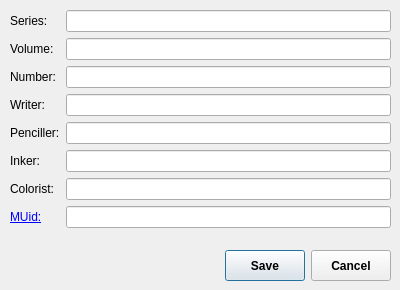
<?xml version="1.0" encoding="UTF-8"?>
<ui version="4.0">
 <class>MetaEditorDialog</class>
 <widget class="QDialog" name="MetaEditorDialog">
  <property name="geometry">
   <rect>
    <x>0</x>
    <y>0</y>
    <width>400</width>
    <height>290</height>
   </rect>
  </property>
  <property name="minimumSize">
   <size>
    <width>400</width>
    <height>290</height>
   </size>
  </property>
  <property name="maximumSize">
   <size>
    <width>400</width>
    <height>290</height>
   </size>
  </property>
  <property name="windowTitle">
   <string>Metadata editor</string>
  </property>
  <property name="windowIcon">
   <iconset resource="KCC.qrc">
    <normaloff>:/Icon/icons/comic2ebook.png</normaloff>:/Icon/icons/comic2ebook.png</iconset>
  </property>
  <widget class="QWidget" name="horizontalLayoutWidget">
   <property name="geometry">
    <rect>
     <x>10</x>
     <y>250</y>
     <width>381</width>
     <height>31</height>
    </rect>
   </property>
   <layout class="QHBoxLayout" name="horizontalLayout">
    <item>
     <widget class="QLabel" name="StatusLabel">
      <property name="sizePolicy">
       <sizepolicy hsizetype="MinimumExpanding" vsizetype="MinimumExpanding">
        <horstretch>0</horstretch>
        <verstretch>0</verstretch>
       </sizepolicy>
      </property>
      <property name="font">
       <font>
        <pointsize>9</pointsize>
        <weight>75</weight>
        <bold>true</bold>
       </font>
      </property>
      <property name="styleSheet">
       <string notr="true">color: rgb(255, 0, 0);</string>
      </property>
     </widget>
    </item>
    <item>
     <widget class="QPushButton" name="OKButton">
      <property name="sizePolicy">
       <sizepolicy hsizetype="Minimum" vsizetype="Minimum">
        <horstretch>0</horstretch>
        <verstretch>0</verstretch>
       </sizepolicy>
      </property>
      <property name="font">
       <font>
        <weight>75</weight>
        <bold>true</bold>
       </font>
      </property>
      <property name="text">
       <string>Save</string>
      </property>
      <property name="icon">
       <iconset resource="KCC.qrc">
        <normaloff>:/Other/icons/convert.png</normaloff>:/Other/icons/convert.png</iconset>
      </property>
     </widget>
    </item>
    <item>
     <widget class="QPushButton" name="CancelButton">
      <property name="sizePolicy">
       <sizepolicy hsizetype="Minimum" vsizetype="Minimum">
        <horstretch>0</horstretch>
        <verstretch>0</verstretch>
       </sizepolicy>
      </property>
      <property name="font">
       <font>
        <weight>75</weight>
        <bold>true</bold>
       </font>
      </property>
      <property name="text">
       <string>Cancel</string>
      </property>
      <property name="icon">
       <iconset resource="KCC.qrc">
        <normaloff>:/Other/icons/clear.png</normaloff>:/Other/icons/clear.png</iconset>
      </property>
     </widget>
    </item>
   </layout>
  </widget>
  <widget class="QFrame" name="EditorFrame">
   <property name="geometry">
    <rect>
     <x>10</x>
     <y>10</y>
     <width>381</width>
     <height>241</height>
    </rect>
   </property>
   <widget class="QWidget" name="formLayoutWidget">
    <property name="geometry">
     <rect>
      <x>0</x>
      <y>0</y>
      <width>381</width>
      <height>266</height>
     </rect>
    </property>
    <layout class="QFormLayout" name="formLayout">
     <item row="1" column="0">
      <widget class="QLabel" name="label">
       <property name="text">
        <string>Series:</string>
       </property>
      </widget>
     </item>
     <item row="1" column="1">
      <widget class="QLineEdit" name="SeriesLine"/>
     </item>
     <item row="2" column="0">
      <widget class="QLabel" name="label_2">
       <property name="text">
        <string>Volume:</string>
       </property>
      </widget>
     </item>
     <item row="2" column="1">
      <widget class="QLineEdit" name="VolumeLine"/>
     </item>
     <item row="3" column="0">
      <widget class="QLabel" name="label_3">
       <property name="text">
        <string>Number:</string>
       </property>
      </widget>
     </item>
     <item row="3" column="1">
      <widget class="QLineEdit" name="NumberLine"/>
     </item>
     <item row="4" column="0">
      <widget class="QLabel" name="label_4">
       <property name="text">
        <string>Writer:</string>
       </property>
      </widget>
     </item>
     <item row="4" column="1">
      <widget class="QLineEdit" name="WriterLine"/>
     </item>
     <item row="5" column="0">
      <widget class="QLabel" name="label_5">
       <property name="text">
        <string>Penciller:</string>
       </property>
      </widget>
     </item>
     <item row="5" column="1">
      <widget class="QLineEdit" name="PencillerLine"/>
     </item>
     <item row="6" column="0">
      <widget class="QLabel" name="label_6">
       <property name="text">
        <string>Inker:</string>
       </property>
      </widget>
     </item>
     <item row="6" column="1">
      <widget class="QLineEdit" name="InkerLine"/>
     </item>
     <item row="7" column="0">
      <widget class="QLabel" name="label_7">
       <property name="text">
        <string>Colorist:</string>
       </property>
      </widget>
     </item>
     <item row="7" column="1">
      <widget class="QLineEdit" name="ColoristLine"/>
     </item>
     <item row="8" column="0">
      <widget class="QLabel" name="label_8">
       <property name="text">
        <string>&lt;html&gt;&lt;head/&gt;&lt;body&gt;&lt;p&gt;&lt;a href=&quot;https://github.com/ciromattia/kcc/wiki/Manga-Cover-Database-support&quot;&gt;&lt;span style=&quot; text-decoration: underline; color:#0000ff;&quot;&gt;MUid:&lt;/span&gt;&lt;/a&gt;&lt;/p&gt;&lt;/body&gt;&lt;/html&gt;</string>
       </property>
       <property name="textFormat">
        <enum>Qt::RichText</enum>
       </property>
       <property name="openExternalLinks">
        <bool>true</bool>
       </property>
      </widget>
     </item>
     <item row="8" column="1">
      <widget class="QLineEdit" name="MUidLine"/>
     </item>
    </layout>
   </widget>
   <zorder>formLayoutWidget</zorder>
   <zorder>horizontalLayoutWidget</zorder>
  </widget>
 </widget>
 <resources>
  <include location="KCC.qrc"/>
 </resources>
 <connections/>
</ui>
